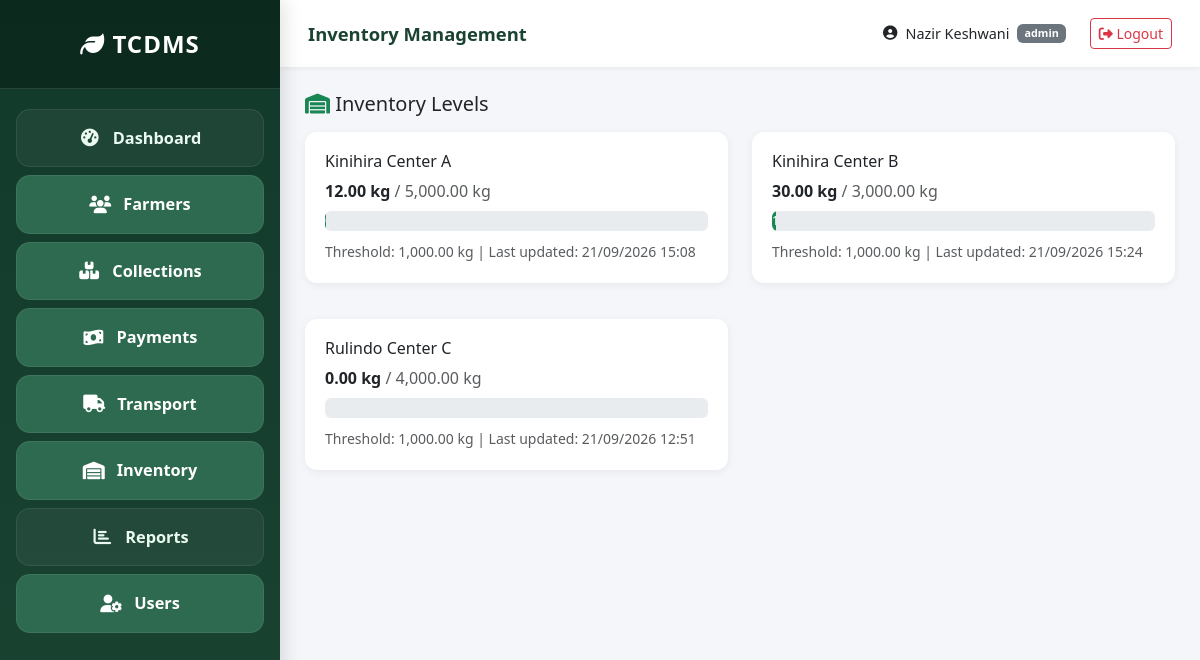
Page /modules/inventory/index.php (signed in) on the committed database.
### tables this page shows
CREATE TABLE `inventory` (
  `id` int(11) NOT NULL,
  `collection_center_id` int(11) NOT NULL,
  `current_stock_kg` decimal(10,2) DEFAULT 0.00,
  `threshold_kg` decimal(10,2) DEFAULT 1000.00,
  `last_updated` timestamp NOT NULL DEFAULT current_timestamp() ON UPDATE current_timestamp()
);

CREATE TABLE `collection_centers` (
  `id` int(11) NOT NULL,
  `name` varchar(100) NOT NULL,
  `code` varchar(20) NOT NULL,
  `location` varchar(255) DEFAULT NULL,
  `manager_id` int(11) DEFAULT NULL,
  `capacity_kg` decimal(10,2) DEFAULT 0.00,
  `is_active` tinyint(1) DEFAULT 1,
  `created_at` timestamp NOT NULL DEFAULT current_timestamp()
);

### config/session.php (called while the page is built, shortened)
<?php
function isLoggedIn()          { return !empty($_SESSION['user_id']); }
function getCurrentUserRole()  { return $_SESSION['user_role'] ?? null; }
function getCurrentUser() {
    return [
        'id' => $_SESSION['user_id'],
        'username' => $_SESSION['username'],
        'first_name' => $_SESSION['first_name'],
        'last_name'  => $_SESSION['last_name'],
        'role' => $_SESSION['user_role'],
        'collection_center_id' => $_SESSION['collection_center_id'] ?? null
    ];
}
function hasRole($roles) {
    return is_array($roles) ? in_array(getCurrentUserRole(), $roles) : getCurrentUserRole() === $roles;
}

### config/database.php (called while the page is built, shortened)
<?php
function getDBConnection() {
    static $pdo = null;
    if ($pdo === null) {
        $dsn = 'mysql:host=' . DB_HOST . ';dbname=' . DB_NAME . ';charset=' . DB_CHARSET;
        $options = [
            PDO::ATTR_ERRMODE            => PDO::ERRMODE_EXCEPTION,
            PDO::ATTR_DEFAULT_FETCH_MODE => PDO::FETCH_ASSOC,
            PDO::ATTR_EMULATE_PREPARES   => false,
        ];
        try {
            $pdo = new PDO($dsn, DB_USER, DB_PASS, $options);
        } catch (PDOException $e) {
            error_log('DB Error: ' . $e->getMessage());
            die('Database connection failed. Check XAMPP MySQL service.');
        }
    }
    return $pdo;
}
function dbQuery($sql, $params = []) {
    $stmt = getDBConnection()->prepare($sql);
    $stmt->execute($params);
    return $stmt;
}
function dbFetchAll($sql, $params = []) { return dbQuery($sql, $params)->fetchAll(); }

### includes/functions.php (called while the page is built, shortened)
<?php
require_once __DIR__ . '/../config/database.php';
require_once __DIR__ . '/../config/session.php';
function formatWeight($kg) { return number_format((float)$kg, 2) . ' kg'; }
function formatDate($d, $f = 'd/m/Y') { return $d ? date($f, strtotime($d)) : 'N/A'; }

### modules/inventory/index.php (the view, shortened to what this page needs)
<?php
$pageTitle = 'Inventory Management';
require_once __DIR__ . '/../../includes/header.php';
require_once __DIR__ . '/../../includes/sidebar.php';
$inventories = dbFetchAll("
    SELECT i.*, cc.name AS center_name, cc.capacity_kg
    FROM inventory i JOIN collection_centers cc ON cc.id = i.collection_center_id
    ORDER BY cc.name
");
?>
<h5 class="mb-3"><i class="fas fa-warehouse text-success"></i> Inventory Levels</h5>
<div class="row">
<?php foreach ($inventories as $inv):
    $pct = $inv['capacity_kg'] > 0 ? ($inv['current_stock_kg'] / $inv['capacity_kg']) * 100 : 0;
    $pctClass = $pct > 80 ? 'bg-danger' : ($pct > 50 ? 'bg-warning' : 'bg-success');
?>
  <div class="col-md-6 mb-3">
    <div class="table-card">
      <h6><?= htmlspecialchars($inv['center_name']) ?></h6>
      <p class="mb-2">
        <strong><?= formatWeight($inv['current_stock_kg']) ?></strong>
        <span class="text-muted">/ <?= formatWeight($inv['capacity_kg']) ?></span>
      </p>
      <div class="progress mb-2" style="height: 20px;">
        <div class="progress-bar <?= $pctClass ?>" style="width: <?= min(100,$pct) ?>%"><?= round($pct,1) ?>%</div>
      </div>
      <small class="text-muted">Threshold: <?= formatWeight($inv['threshold_kg']) ?> | Last updated: <?= formatDate($inv['last_updated'],'d/m/Y H:i') ?></small>
    </div>
  </div>
<?php endforeach; ?>
</div>
<?php require_once __DIR__ . '/../../includes/footer.php'; ?>

### includes/header.php (shortened to what this page needs)
<?php
require_once __DIR__ . '/functions.php';
$user = getCurrentUser();
$pageTitle = $pageTitle ?? 'Dashboard';
?>
<!DOCTYPE html>
<html lang="en">
<head>
<link href="https://cdn.jsdelivr.net/npm/bootstrap@5.3.2/dist/css/bootstrap.min.css" rel="stylesheet">
<link href="https://cdnjs.cloudflare.com/ajax/libs/font-awesome/6.5.0/css/all.min.css" rel="stylesheet">
<link href="<?= ASSETS_URL ?>css/style.css" rel="stylesheet">
</head>
<body>
<div class="app-wrapper">

### includes/sidebar.php (shortened to what this page needs)
<aside class="sidebar">
  <div class="sidebar-brand">
    <i class="fas fa-leaf"></i> <span><?= SITE_SHORT_NAME ?></span>
  </div>
  <nav class="sidebar-nav">
    <a href="<?= SITE_URL ?>dashboard.php"><i class="fas fa-tachometer-alt"></i> Dashboard</a>
    <?php if (hasRole(['admin', 'manager'])): ?>
      <a href="<?= SITE_URL ?>modules/farmers/index.php"><i class="fas fa-users"></i> Farmers</a>
    <?php endif; ?>
    <?php if (hasRole(['admin', 'manager', 'collector'])): ?>
      <a href="<?= SITE_URL ?>modules/collections/index.php"><i class="fas fa-boxes"></i> Collections</a>
    <?php endif; ?>
    <?php if (hasRole(['admin', 'manager', 'accountant'])): ?>
      <a href="<?= SITE_URL ?>modules/payments/index.php"><i class="fas fa-money-bill-wave"></i> Payments</a>
    <?php endif; ?>
    <?php if (hasRole(['admin', 'manager', 'transport_officer'])): ?>
      <a href="<?= SITE_URL ?>modules/transport/index.php"><i class="fas fa-truck"></i> Transport</a>
    <?php endif; ?>
    <?php if (hasRole(['admin', 'manager', 'storekeeper'])): ?>
      <a href="<?= SITE_URL ?>modules/inventory/index.php"><i class="fas fa-warehouse"></i> Inventory</a>
    <?php endif; ?>
    <?php if (hasRole(['admin', 'manager', 'accountant'])): ?>
      <a href="<?= SITE_URL ?>modules/reports/daily.php"><i class="fas fa-chart-bar"></i> Reports</a>
    <?php endif; ?>
    <?php if (hasRole('admin')): ?>
      <a href="<?= SITE_URL ?>modules/users/index.php"><i class="fas fa-user-cog"></i> Users</a>
    <?php endif; ?>
  </nav>
</aside>
<main class="main-content">
  <nav class="topbar">
    <span class="page-title"><?= htmlspecialchars($pageTitle ?? '') ?></span>
    <div class="user-info">
      <i class="fas fa-user-circle"></i>
      <?= htmlspecialchars($user['first_name'] . ' ' . $user['last_name']) ?>
      <span class="badge bg-secondary"><?= htmlspecialchars($user['role']) ?></span>
      <a href="<?= SITE_URL ?>logout.php" class="btn btn-sm btn-outline-danger ms-3">
        <i class="fas fa-sign-out-alt"></i> Logout
      </a>
    </div>
  </nav>
  <div class="content-area">

### includes/footer.php (shortened to what this page needs)
  </div>
</main>
</div>
</body>
</html>

### assets/css/style.css (style rules this page uses)
* { box-sizing: border-box; }
body { font-family: 'Segoe UI', Tahoma, sans-serif; background: #f4f6f9; margin: 0; }
.app-wrapper { display: flex; min-height: 100vh; }
.sidebar { width: 280px; background: linear-gradient(180deg, #123a2b 0%, #1b4332 100%); color: #fff; display: flex; flex-direction: column; position: fixed; top: 0; bottom: 0; left: 0; z-index: 1000; box-shadow: 4px 0 18px rgba(0,0,0,.12); }
.sidebar-brand { padding: 26px 18px; font-size: 1.5rem; font-weight: 700; background: rgba(8, 28, 21, 0.55); text-align: center; letter-spacing: 1px; border-bottom: 1px solid rgba(255,255,255,.12); }
.sidebar-nav { flex: 1; padding: 20px 16px; overflow-y: auto; display: flex; flex-direction: column; gap: 8px; }
.sidebar-nav a { display: flex; align-items: center; justify-content: center; gap: 12px; color: #eafaf1; text-decoration: none; padding: 16px 18px; font-size: 1.02rem; font-weight: 600; transition: .25s ease; border-radius: 14px; background: rgba(255,255,255,.05); border: 1px solid rgba(255,255,255,.08); text-align: center; }
.sidebar-nav a i { width: 22px; text-align: center; font-size: 1.1rem; }
.main-content { margin-left: 280px; flex: 1; display: flex; flex-direction: column; }
.topbar { background: #fff; padding: 18px 28px; display: flex; justify-content: space-between; align-items: center; box-shadow: 0 2px 4px rgba(0,0,0,.05); position: sticky; top: 0; z-index: 100; }
.page-title { font-size: 1.15rem; font-weight: 600; color: #1b4332; }
.user-info { display: flex; align-items: center; gap: 8px; font-size: .9rem; }
.content-area { padding: 25px; }
.table-card { background: #fff; border-radius: 12px; padding: 20px; box-shadow: 0 2px 8px rgba(0,0,0,.06); margin-bottom: 20px; }

### rows in the picture
inventory: collection_center.name "Kinihira Center A", current_stock_kg "12.00 kg", collection_center.capacity_kg "5,000.00 kg", threshold_kg "1,000.00 kg", last_updated "21/09/2026 15:08"
inventory: collection_center.name "Kinihira Center B", current_stock_kg "30.00 kg", collection_center.capacity_kg "3,000.00 kg", threshold_kg "1,000.00 kg", last_updated "21/09/2026 15:24"
inventory: collection_center.name "Rulindo Center C", current_stock_kg "0.00 kg", collection_center.capacity_kg "4,000.00 kg", threshold_kg "1,000.00 kg", last_updated "21/09/2026 12:51"

### other values in the picture
SITE_SHORT_NAME "TCDMS"
$pageTitle "Inventory Management"
$user['first_name'] . ' ' . $user['last_name'] "Nazir Keshwani"
$user['role'] "admin"
